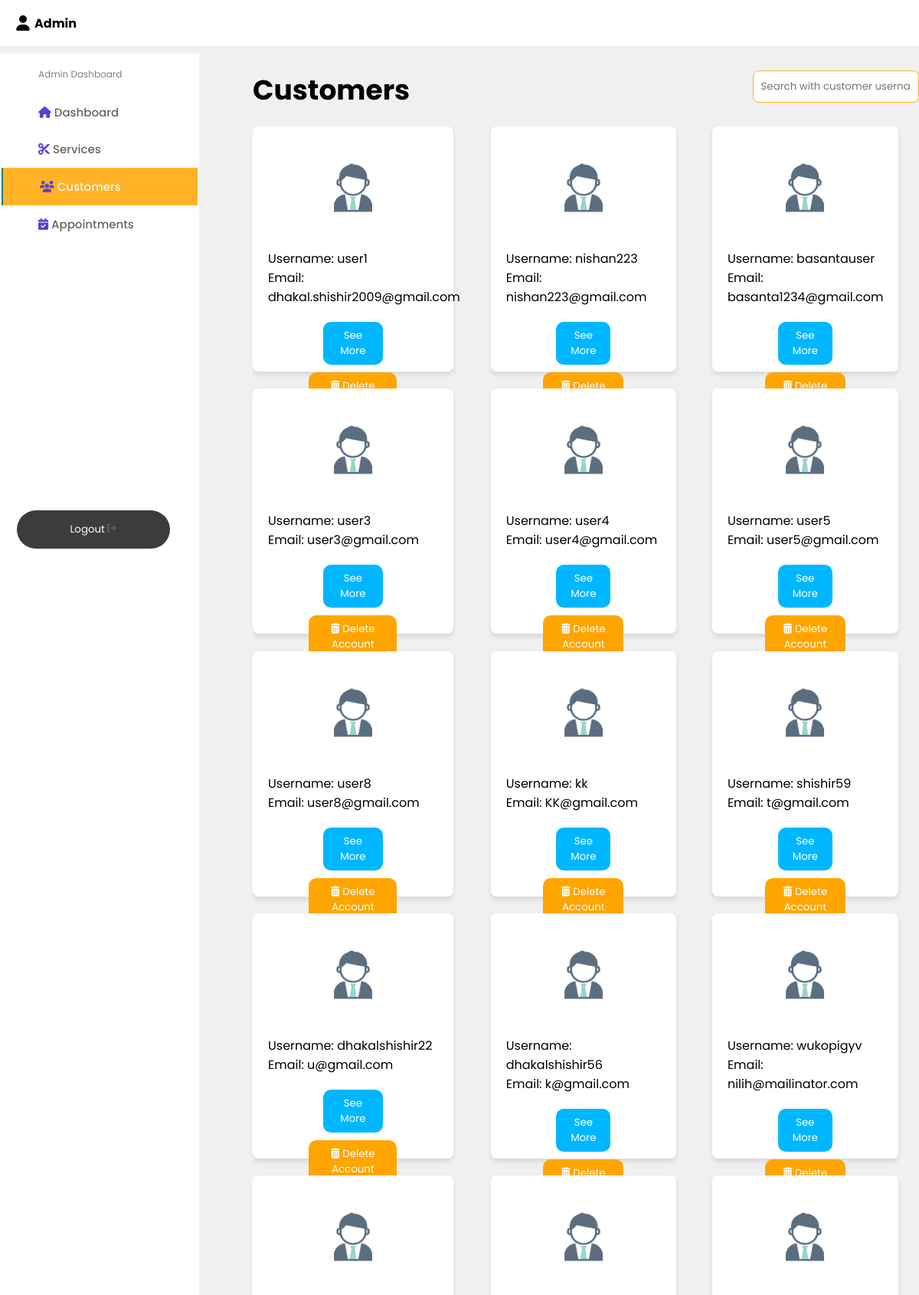
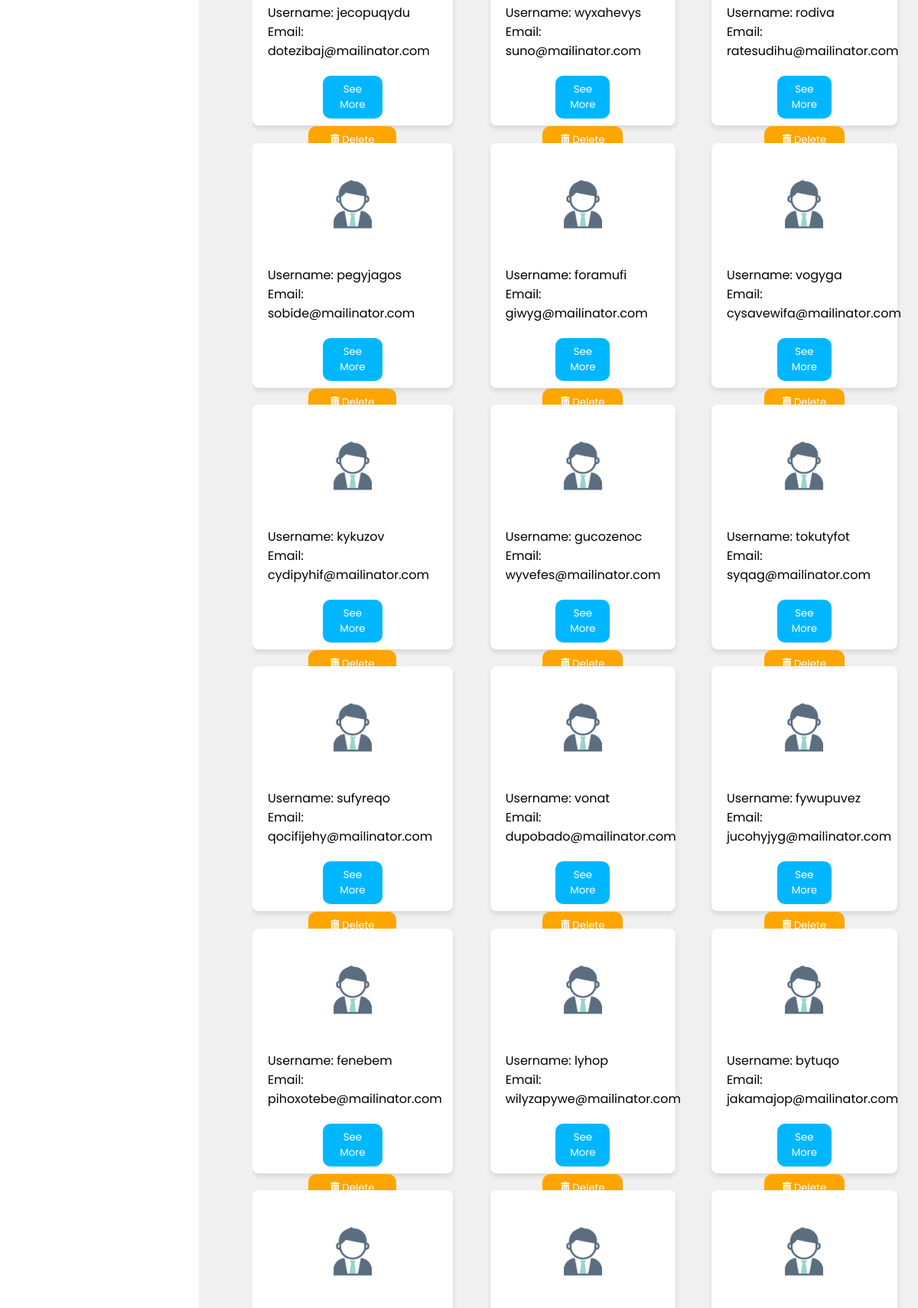
The app's page /Admin_customer/customer.php (upper part) with its own data (2 pictures, top to bottom).
### tables this page shows
CREATE TABLE `user` (
  `id` int(11) NOT NULL,
  `username` varchar(255) NOT NULL,
  `password` varchar(255) NOT NULL,
  `email` varchar(255) NOT NULL,
  `phone` bigint(11) NOT NULL,
  `Name` varchar(255) NOT NULL,
  `original_password` varchar(255) DEFAULT NULL
);

### Admin_customer/customer.php (the view, shortened to what this page needs)
<?php
include "../connection.php";
$sql = "Select * from user";
$query = mysqli_query($con,$sql);
?>
<span style="font-family: verdana, geneva, sans-serif;"><!DOCTYPE html>
<html lang="en">
<head>
  <link rel="stylesheet" href="customer.css" />
  <link rel="stylesheet" href="https://cdnjs.cloudflare.com/ajax/libs/font-awesome/6.2.0/css/all.min.css" />
</head>
<body>
  <header class="header">
    <div class="header-icons">
      <div class="account">
        <h4>Admin</h4>
      </div>
    </div>
  </header>
  <div class="container">
    <nav>
      <div class="side_navbar">
        <span>Admin Dashboard</span>
        <a href="../Dashboard/admin_dash.php"  id="dash"><i class="fas fa-home icon"></i>&nbsp;Dashboard</a>
       <a href="../Admin_service/admin_service.php"> <i class="fas fa-scissors icon"></i>&nbsp;Services</a>
        <a href="#" class="active"><i class="fas fa-users icon"></i>&nbsp;Customers</a>
        <a href="../Admin_appointment/admin_appointment.php"><i class="fas fa-calendar-check icon"></i>&nbsp;Appointments</a>
        <button class="logout">Logout </button>
    </div>
    </nav>
    <div class="main-body">
   <div class="header1">
     <h2>Customers</h2>
     <input type="text" id="searchInput" onkeyup="searchCustomers()" placeholder="Search with customer username">
</div>
  <div class="users">
    <?php
    echo '<div class="grid-container">';
    while($row = mysqli_fetch_assoc($query))
    {
        echo'<div class="card">';
        echo'<div class="profile-logo"><img src="../Images/user.jpg"></img></div>';
        echo'<div class="detail">';
        echo '<p class="customer-username">Username: ' .$row['username'] . '</p>';
        echo'<p class="customer-email">Email: ' .$row['email']. '</p>';
        echo'</div>';
        echo'<div class="seemore"><button class="see-button">See More</button></div>';
        echo'<div class="delbtn"><button class="delete-button"><i class="fas fa-trash-alt icon" style="color: white"></i>&nbsp;Delete Account</button></div>';
        echo'</div>';
    }
    echo '</div>';
    ?>
    </div>
    </div>
  </div>
</body>
</html>
</span>

### Admin_customer/customer.css (style rules this page uses)
* { margin: 0; padding: 0; border: none; outline: none; text-decoration: none; box-sizing: border-box; font-family: "Poppins", sans-serif; }
body { background:#f0f0f0; overflow: hidden; }
.header-icons svg { height: 20px; width: 20px; }
.header-icons h4 { text-transform:capitalize; }
.header-icons { display: flex; align-items: center; }
.header-icons .account { width: auto; display: flex; align-items: center; justify-content: space-evenly; gap: 5px; }
.container { margin-top: 10px; display: flex; gap: 50px; }
nav { background: #fff; }
.side_navbar { padding: 1px; display: flex; flex-direction: column; height: 90vh; border: 0.5px solid white; border-radius: 40px; width: 260px; }
.side_navbar span { color: gray; margin: 1rem 3rem; font-size: 12px; }
.side_navbar a { width: 100%; padding: 0.8rem 3rem; font-weight: 500; font-size: 15px; color: rgb(100, 100, 100); }
.logout { margin-top: 350px; margin-left: 20px; padding: 15px 32px; text-decoration: none; color: white; display: block; width: 200px; background-color: rgba(0, 0, 0, 0.766); border: 1.5 px solid white; border-radius: 30px 30px; }
.logout svg { height: 12px; width: 12px; }
.side_navbar .active { border-left: 2.5px solid teal; background-color: #ffb225; color:#f0f8f8; }
.main-body { width: 100%; height: auto; padding: 20px; }
.header { display: flex; align-items: center; justify-content: space-between; height: 60px; padding: 20px; background: #fff; }
.main-body .header1 { display: flex; align-items: center; justify-content: space-between; font-size: 24px; margin-bottom: 20px; }
.card { width: 90%; height: 320px; background-color:rgb(255, 255, 255); color: black; padding: 20px; border-radius: 8px; box-shadow: 0 4px 6px rgba(0, 0, 0, 0.1); display: flex; flex-direction: column; transition: transform 0.5s ease, box-shadow 0.4s ease, background-color 0.4s ease-in-out; }
.detail { display: flex; flex-direction: column; }
.profile-logo { width: auto; display: flex; justify-content: center; margin-bottom: 20px; }
.profile-logo img { width: 120px; height: 120px; border-radius: 50%; }
.grid-container { display: grid; grid-template-columns: repeat(3, 1fr); gap: 20px; overflow: scroll; height: 76vh; }
#searchInput { width: 25%; padding: 10px; margin-bottom: 10px; box-sizing: border-box; border-radius: 8px; border: 1px solid #ffb225; }
.seemore { margin-top: 20px; display: flex; justify-content: center; }
.delbtn { margin-top: 10px; display: flex; justify-content: center; }
.see-button { border-radius: 10px; width: 35%; padding: 8px 10px; color: white; background-color:rgb(0, 183, 255); transition: background-color 0.4s ease-in-out; }
.delete-button { border-radius: 10px; width: 52%; padding: 8px 10px; color: white; background-color: #ffa500; transition: background-color 0.4s ease-in-out; }
.icon { color: #5d3fd3; }

### records on screen
user: username "user1", email "dhakal.shishir2009@gmail.com"
user: username "nishan223", email "nishan223@gmail.com"
user: username "basantauser", email "basanta1234@gmail.com"
user: username "user3", email "user3@gmail.com"
user: username "user4", email "user4@gmail.com"
user: username "user5", email "user5@gmail.com"
user: username "user8", email "user8@gmail.com"
user: username "kk", email "KK@gmail.com"
user: username "shishir59", email "t@gmail.com"
user: username "dhakalshishir22", email "u@gmail.com"
user: username "dhakalshishir56", email "k@gmail.com"
user: username "wukopigyv", email "nilih@mailinator.com"
user: username "jecopuqydu", email "dotezibaj@mailinator.com"
user: username "wyxahevys", email "suno@mailinator.com"
user: username "rodiva", email "ratesudihu@mailinator.com"
user: username "pegyjagos", email "sobide@mailinator.com"
user: username "foramufi", email "giwyg@mailinator.com"
user: username "vogyga", email "cysavewifa@mailinator.com"
user: username "kykuzov", email "cydipyhif@mailinator.com"
user: username "gucozenoc", email "wyvefes@mailinator.com"
user: username "tokutyfot", email "syqag@mailinator.com"
user: username "sufyreqo", email "qocifijehy@mailinator.com"
user: username "vonat", email "dupobado@mailinator.com"
user: username "fywupuvez", email "jucohyjyg@mailinator.com"
user: username "fenebem", email "pihoxotebe@mailinator.com"
user: username "lyhop", email "wilyzapywe@mailinator.com"
user: username "bytuqo", email "jakamajop@mailinator.com"
